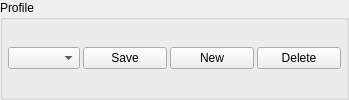
        <widget class="QGroupBox" name="profilesGroup">
         <property name="minimumSize">
          <size>
           <width>0</width>
           <height>0</height>
          </size>
         </property>
         <property name="title">
          <string>Profile</string>
         </property>
         <layout class="QHBoxLayout" name="horizontalLayout_4" stretch="2,0,0,0">
          <property name="spacing">
           <number>3</number>
          </property>
          <property name="leftMargin">
           <number>5</number>
          </property>
          <property name="topMargin">
           <number>5</number>
          </property>
          <property name="rightMargin">
           <number>5</number>
          </property>
          <property name="bottomMargin">
           <number>5</number>
          </property>
          <item>
           <widget class="QComboBox" name="comboProfiles">
            <property name="minimumSize">
             <size>
              <width>0</width>
              <height>21</height>
             </size>
            </property>
           </widget>
          </item>
          <item>
           <widget class="QPushButton" name="buttonProfilesSave">
            <property name="styleSheet">
             <string notr="true">min-width: 76px;</string>
            </property>
            <property name="text">
             <string>Save</string>
            </property>
           </widget>
          </item>
          <item>
           <widget class="QPushButton" name="buttonProfilesNew">
            <property name="styleSheet">
             <string notr="true">min-width: 76px;</string>
            </property>
            <property name="text">
             <string>New</string>
            </property>
           </widget>
          </item>
          <item>
           <widget class="QPushButton" name="buttonProfilesDelete">
            <property name="styleSheet">
             <string notr="true">min-width: 76px;</string>
            </property>
            <property name="text">
             <string>Delete</string>
            </property>
           </widget>
          </item>
         </layout>
        </widget>
